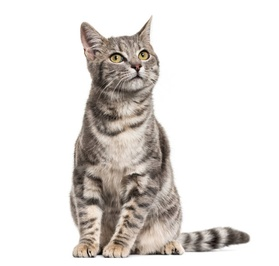
#> input picture cat.jpg, 279 x 266 px, shrunk from 612 x 584 before the run
$ jupyter execute --allow-errors day15jp.ipynb
#> lines starting #> are read from the running program, lines starting #| are printed output that depends on the picture
### img_util.py
import matplotlib.pyplot as plt
def imshow(im,title='',type='',cv=True):
    if type:
        plt.imshow(im,cmap=type)
    else:
        if cv:
            plt.imshow(im[:,:,::-1])
        else:
            plt.imshow(im)
    plt.title(title)
    plt.axis('off')

### day15jp.ipynb
[cell 1]
import cv2
import matplotlib.pyplot as plt
from img_util import imshow

[cell 2]
cat1=cv2.imread('cat.jpg')
#> cat1 is the input picture: shape (266, 279, 3); mean B, G, R 219.1, 222.2, 226
cat3=cv2.imread('cat3.jpeg')
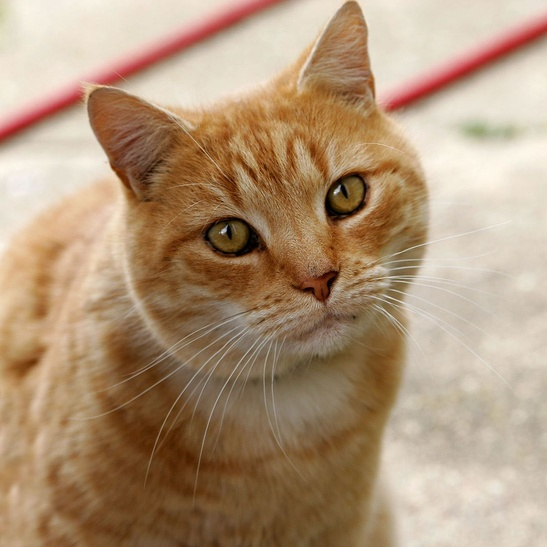
#> input picture cat3.jpeg, 547 x 547 px, shrunk from 1200 x 1199 before the run
#> cat3 is the input picture: shape (547, 547, 3); mean B, G, R 120.7, 148.8, 175.9

dog1=cv2.imread('dog.jpg')
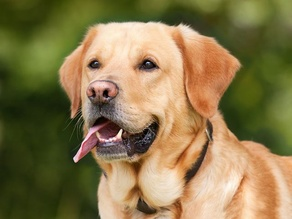
#> input picture dog.jpg, 292 x 219 px, shrunk from 640 x 480 before the run
#> dog1 is the input picture: shape (219, 292, 3); mean B, G, R 76.2, 119.6, 136.3
dog2=cv2.imread('dog2.png')
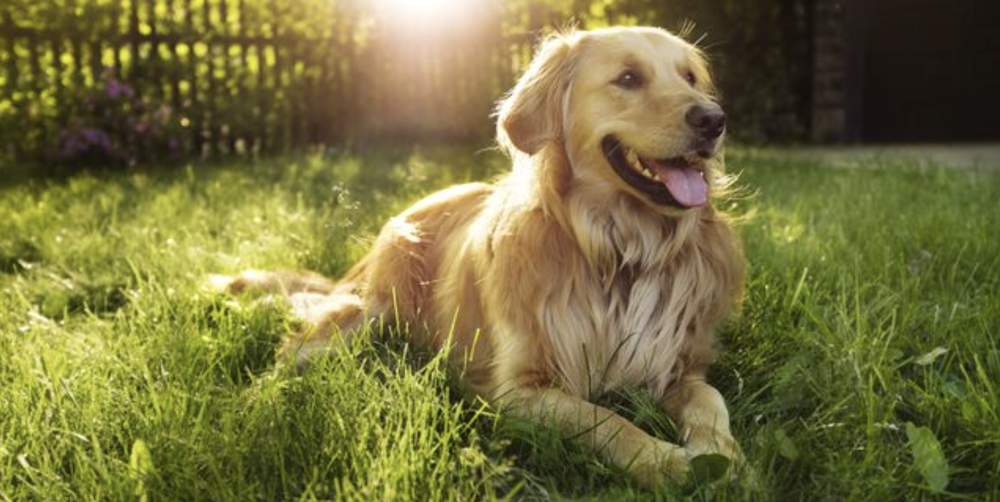
#> input picture dog2.png, 1000 x 502 px, shrunk from 2192 x 1100 before the run
#> dog2 is the input picture: shape (502, 1000, 3); mean B, G, R 61.5, 112.5, 117.5
dog3=cv2.imread('dog3.png')
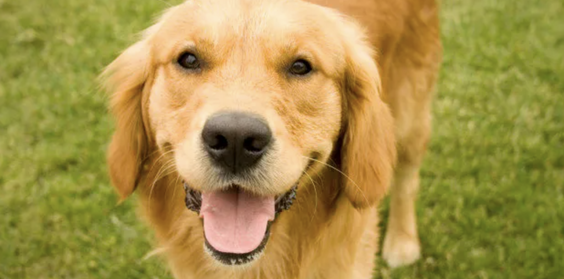
#> input picture dog3.png, 564 x 279 px, shrunk from 1236 x 612 before the run
#> dog3 is the input picture: shape (279, 564, 3); mean B, G, R 74.4, 145.7, 165.8

[cell 3]
imshow(cat1)

[cell 4]
sift_d=cv2.SIFT_create()
orb_d=cv2.ORB_create()

[cell 5]
def detectAndCompute(detector,images):
    kps=[]
    des=[]
    for img in images:
        keypoint,descriptor=detector.detectAndCompute(img,None)
        kps.append(keypoint)
        des.append(descriptor)
#> this loop made 5 passes
#> after the loop, des = 5 items; kps = 5 items
    return kps,des

images=[cat1,cat3,dog1,dog2,dog3]
sift_kp,sift_des=detectAndCompute(sift_d,images)
#> sift_kp = 5 items; sift_des = 5 items
orb_kp,orb_des=detectAndCompute(orb_d,images)
#> the loop in detectAndCompute (call 2), `for img in images:` made 5 passes
#> orb_kp = 5 items; orb_des = 5 items

[cell 6]
for kp in sift_kp:
    print(len(kp))
print('-------')
for kp in orb_kp:
    print(len(kp))

[cell 7]
def drawKeypoints(img,kp):
    img_kp=cv2.drawKeypoints(
        img,kp,0,(0,0,255),cv2.DRAW_MATCHES_FLAGS_DRAW_RICH_KEYPOINTS
    )
    imshow(img_kp)
    plt.show()

for img,kp in zip(images,sift_kp):
    drawKeypoints(img,kp)
#> this loop made 5 passes
#> pass 1, in drawKeypoints, `img_kp=cv2.drawKeypoints( img,kp,0,(0,0,255),cv2.DRAW_MATCHES_FLAGS_DR..`:
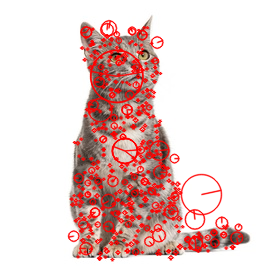
#> img_kp: shape (266, 279, 3); mean B, G, R 206.2, 208.5, 234
print('------- ORB --------')
for img,kp in zip(images,orb_kp):
    drawKeypoints(img,kp)
#> this loop made 5 passes
#> pass 1, in drawKeypoints (call 6), `img_kp=cv2.drawKeypoints( img,kp,0,(0,0,255),cv2.DRAW_MATCHES_FLAGS_DR..`:
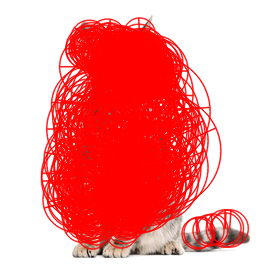
#> img_kp: shape (266, 279, 3); mean B, G, R 153.5, 154.1, 250.6
#> pass 2, in drawKeypoints (call 7), `img_kp=cv2.drawKeypoints( img,kp,0,(0,0,255),cv2.DRAW_MATCHES_FLAGS_DR..`:
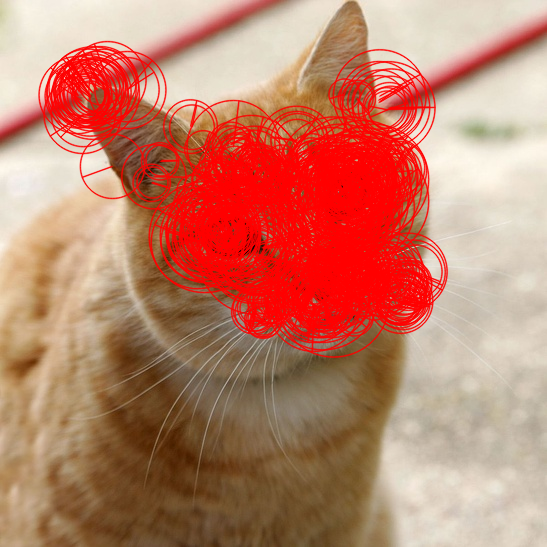
#> img_kp: shape (547, 547, 3); mean B, G, R 106.4, 128.3, 193.5
#> pass 3, in drawKeypoints (call 8), `img_kp=cv2.drawKeypoints( img,kp,0,(0,0,255),cv2.DRAW_MATCHES_FLAGS_DR..`:
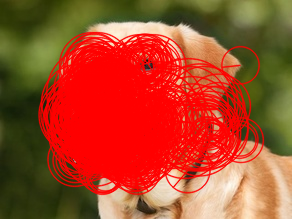
#> img_kp: shape (219, 292, 3); mean B, G, R 41.5, 72.5, 168.9

[cell 8]
matcher = cv2.BFMatcher()

#> (a cell that did not finish here is left out)

[cell 10]
import numpy as np

[cell 11]
def compare_des(query,descs):
    results=[]
    for des in descs:
        matches=matcher.match(query,des)
        matches=[val.distance for val in matches]
        mean=np.mean(matches)
        results.append(mean)
#> this loop made 4 passes
#> mean on passes 1 to 4: 331.1, 327.8, 343.5, 293.9
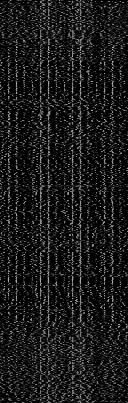
#> query: shape (403, 128) float32; min 0, max 190, mean 26.3
#> after the loop, results = [331.1, 327.8, 343.5, 293.9]
    return results

sift_res= compare_des(sift_des[-1],sift_des[:-1])
#> sift_res = [331.1, 327.8, 343.5, 293.9]
orb_res= compare_des(orb_des[-1],orb_des[:-1])
#> the loop in compare_des (call 2), `for des in descs:` made 4 passes
#> mean on passes 1 to 4: 351.1, 328.8, 321.8, 346.9
#> after the loop in compare_des (call 2), `for des in descs:`:
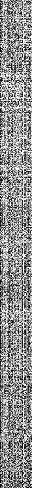
#> query: shape (488, 32); min 0, max 255, mean 142.6
#> after the loop in compare_des (call 2), `for des in descs:`: results = [351.1, 328.8, 321.8, 346.9]
#> orb_res = [351.1, 328.8, 321.8, 346.9]

[cell 12]
sift_res
#> Out = [331.1, 327.8, 343.5, 293.9]

[cell 13]
orb_res
#> Out = [351.1, 328.8, 321.8, 346.9]

[cell 14]
labels=['cat','cat','dog','dog']
prediction=labels[sift_res.index(min(sift_res))]
#> prediction = 'dog'
print(prediction)
#| dog
